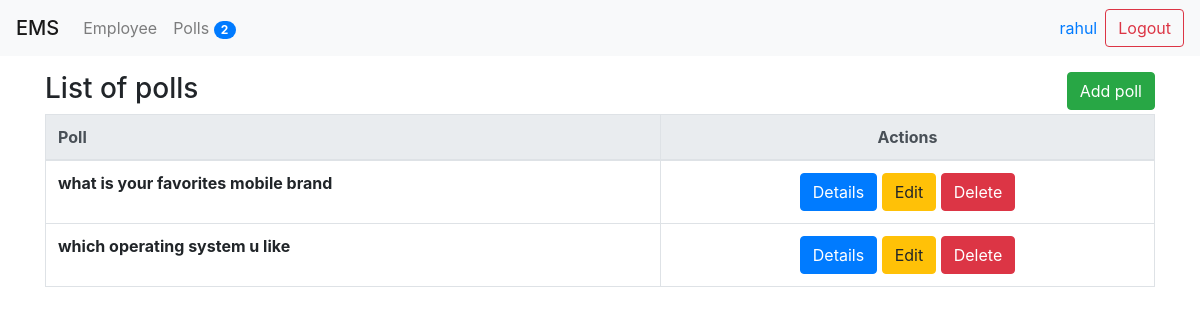
Page /polls/ (signed in) on the committed database.
### poll/models.py (models this page shows, shortened)
class Question(models.Model):
  title=models.TextField(null=True,blank = True)
  status=models.CharField(default='inactive',max_length = 200)
  created_by= models.ForeignKey(User,null=True,blank=True,on_delete=models.CASCADE)
  start_date=models.DateTimeField(null=True,blank = True)
  end_date=models.DateTimeField(null=True,blank = True)
  created_at=models.DateTimeField(auto_now_add=True)
  updated_at=models.DateTimeField(auto_now=True)

### poll/views.py (the view)
# urls.py: path('', index, name='polls_list'),
@login_required(login_url="/login/")
def index(request):
    context={}
    questions= Question.objects.all()
    context['title']='polls'
    context['questions']=questions
    return render(request,'poll/index.html',context)

### poll/context_processors.py (called while the page is built)
def polls_count(request):
    count = Question.objects.count()
    return {"polls_count": count}

### ems/templates/poll/index.html (shortened to what this page needs)
{% extends 'base.html' %}
{% block content %}
     <p>
            <div class="float-left">
                <h3>List of {{title}}</h3>
            </div>
            <a class="btn btn-success float-right" href="{%  url 'poll_add' %}">Add poll</a>
        </p>
    <div class="table-responsive-sm">
        {% if questions %}
            <table class="table table-bordered">
                <thead class="thead-light">
                    <tr>
                        <th>Poll</th>
                        <th class="text-center">Actions</th>
                    </tr>
                </thead>
                <tbody>
                {% for question in questions %}
                    <tr>
                        <th scope="row">
                            {{question.title}}
                        <td class="text-center">
                            <a class="btn btn-primary" href="{%  url 'poll_details' question.id %}">Details</a>
                            <a class="btn btn-warning" href="{%  url 'poll_edit' question.id %}">Edit</a>
                            <a class="btn btn-danger" href="{%  url 'poll_delete' question.id %}">Delete</a>
                        </td>
                    </tr>
                {% endfor %}
                </tbody>
                </table>
        {% else %}
            <p>There is no question available.</p>
        {% endif %}
    </div>
{% endblock content %}

### ems/templates/header.html (shortened to what this page needs)
{% load poll_extras %}
<div class="navbar navbar-expand-lg navbar-light bg-light">
    <span class="navbar-brand mb-0 h1">EMS</span>
    <div class="collapse navbar-collapse" id="navbarNav">
        <ul class="navbar-nav">
            <li class="nav-item">
                <a class="nav-link" href="{% url 'employee_list' %}">
                    {{"employee" | capfirst}}
                </a>
            </li>
            <li class="nav-item">
                <a class="nav-link" href="{% url 'polls_list' %}">
                    {{"Polls" | capfirst}}
                    <span class="badge badge-primary badge-pill ">{{polls_count}}</span>
                </a>
            </li>
        </ul>
    </div>
    <form class="form-inline my-2 my-lg-0" method="POST" action="{% url 'user_logout' %}">
        <a href="{% url 'my_profile' %}">
            <span class="mr-sm-2">{{request.user.first_name}}</spans>
        </a>
        <input type="submit" class="btn btn-outline-danger my-2 my-sm-0" value="Logout">
    </form>
</div>

### rows in the picture
Question: title "what is your favorites mobile brand"
Question: title "which operating system u like"

### other values in the picture
{{ "employee" | capfirst }} "Employee"
{{ "Polls" | capfirst }} "Polls"
{{ polls_count }} "2"
{{ request.user.first_name }} "rahul"
{{ title }} "polls"
